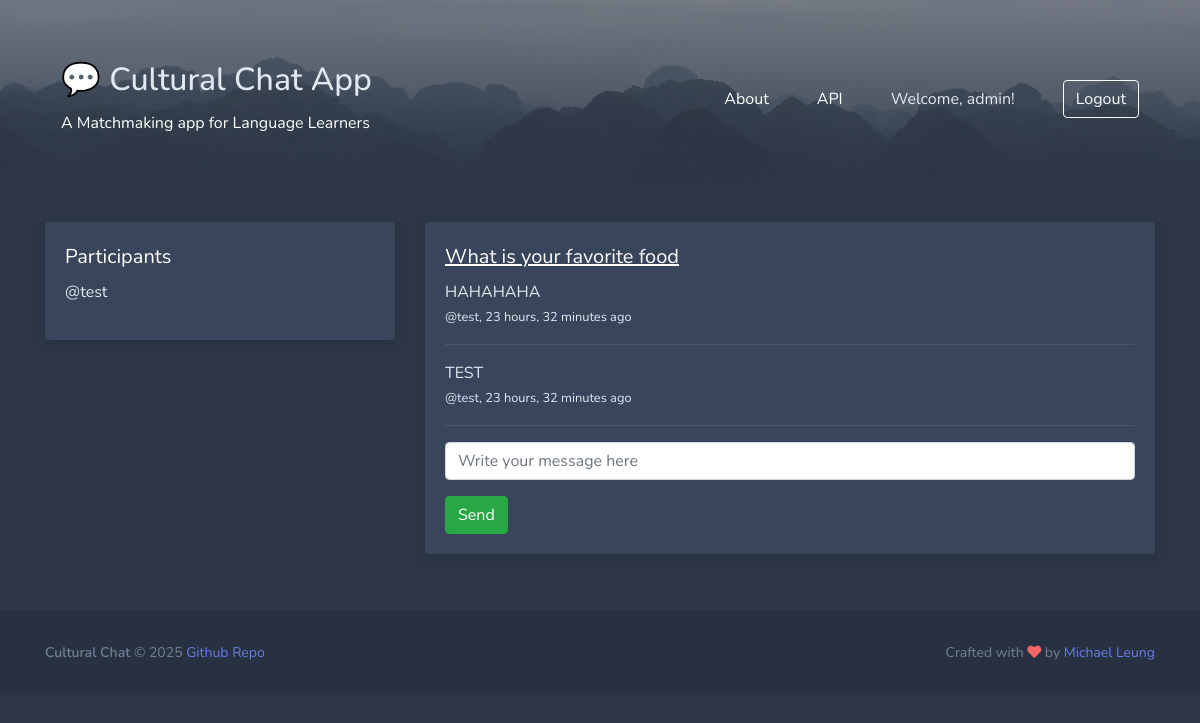
The page /room/11/ (signed in) on the database its author committed.
### chatapp/models.py (models this page shows, shortened)
class Room(models.Model):
    host = models.ForeignKey(User, on_delete=models.SET_NULL, null=True)
    topic = models.ForeignKey(Topic, on_delete=models.SET_NULL, null=True)
    name = models.CharField(max_length=200)
    description = models.TextField(null=True, blank=True)
    participants = models.ManyToManyField(User, related_name='participants', blank=True)
    updated = models.DateTimeField(auto_now=True)
    created = models.DateTimeField(auto_now_add=True)
    class Meta:
        ordering = ['-updated', '-created']

class Message(models.Model):
    user = models.ForeignKey(User, on_delete=models.CASCADE)
    room = models.ForeignKey(Room, on_delete=models.CASCADE)
    body = models.TextField()
    updated = models.DateTimeField(auto_now=True)
    created = models.DateTimeField(auto_now_add=True)
    class Meta:
        ordering = ['-updated', '-created']

### chatapp/views.py (the view, shortened to what this page needs)
# urls.py: path('room/<str:pk>/', views.room, name="room"),
def room(request, pk):
    room = Room.objects.get(id=pk)
    room_messages = room.message_set.all()
    participants = room.participants.all()
    context = {'room': room, 'room_messages': room_messages, 'participants': participants}
    return render(request, 'chatapp/room.html',  context)

### chatapp/templates/chatapp/room.html (shortened to what this page needs)
{% extends 'main.html' %} {% block content %}
<div class="container py-4">
  <div class="row">
    <div class="col-md-4">
      <div class="block">
        <div class="block-content">
          <div class="text-white font-size-lg fw-bold mb-2">Participants</div>
          {% for user in participants %}
          <div>
            <p>@{{user.username}}</p>
          </div>
          {% endfor %}
        </div>
      </div>
    </div>
    <div class="col-md-8">
      <div class="block">
        <div class="block-content">
          <div class="text-white font-size-lg fw-bold mb-2">
            <u>{{ room.name }}</u>
          </div>
          <div class="comment-wrapper">
            {% for message in room_messages %}
            <div>
              {{ message.body}}
              <p>
                <small
                >@{{message.user}}, {{message.created|timesince}} ago
              </small>
              </p>
              <hr />
            </div>
          {% endfor %}
          </div>
          {% if request.user.is_authenticated %}
          <div class="comment-form">
            <form method="POST" action="">
              <input
                type="text"
                name="body"
                class="form-control"
                placeholder="Write your message here"
              />
              <input type="submit" class="btn btn-success mt-3" value="Send" />
            </form>
          </div>
          {% else %}
          <p>You need to <a href="{% url 'login' %}">login</a> to add comments</p>
          {% endif %}
        </div>
      </div>
    </div>
  </div>
</div>
{% endblock %}

### templates/header.html (shortened to what this page needs)
{% load static %}
<div class="bg-image">
  <div class="bg-image-overlay pt-5 py-md-5">
    <nav class="container navbar bg-body-tertiary">
      <div class="container-fluid">
        <a class="navbar-brand text-white" href="/">
          <h2>💬 Cultural Chat App</h2>
          <small>A Matchmaking app for Language Learners</small>
        </a>
        <div class="d-flex align-items-center">
          <a class="text-white mr-5" href="{% url 'about' %}">About</a>
          <a class="text-white mr-5" target="_blank" href="api/rooms/">API</a>
          {% if request.user.is_authenticated %}
          <span class="mr-5">Welcome, {{ request.user.username }}!</span>
          <a href="{% url 'logout' %}" class="btn btn-outline-light me-2">
            Logout
          </a>
          {% endif %}
        </div>
      </div>
    </nav>
  </div>
</div>

### static/styles/main.css (style rules this page uses)
html, body { font-family: 'Nunito'; background: #2d3748; color: #e2e8f0; }
h1, h2, h3, h4, h5, h6, .h1, .h2, .h3, .h4, .h5, .h6 { font-family: 'Nunito'; color: #e2e8f0; }
hr { border-top-color: #4A5568; }
.font-size-lg { font-size: 1.25rem; }
a, .btn.btn-link { color: #667eea; }
a, a:focus, a:hover, .btn.btn-link { text-decoration: none; }
.bg-image { background-position: 50% 0%; background-size: cover; background-image: url('/static/images/bg-header.jpg'); }
.bg-image-overlay { background: #2d3748; background: linear-gradient(0deg, #2d3748 0%, rgba(45, 55, 72, 0.5) 100%); }
.block { display: block; margin-bottom: 2rem; background-color: #39455b; border-radius: .25rem; box-shadow: 0 0.25rem 0.75rem rgba(26, 32, 44, 0.25); transition: box-shadow .12s ease-out; }
.block .block-content { padding: 1.25rem; }
.block .block-content:first-child { border-top-right-radius: .25rem; border-top-left-radius: .25rem; }
.block .block-content:last-child { border-bottom-right-radius: .25rem; border-bottom-left-radius: .25rem; }

### rows shown on the page
Room: name "What is your favorite food"
Message: body "HAHAHAHA", user "test", created "23 hours, 32 minutes"
Message: body "TEST", user "test", created "23 hours, 32 minutes"

### other values the page prints
{{ request.user.username }} "admin"
{{ user.username }} "test"
